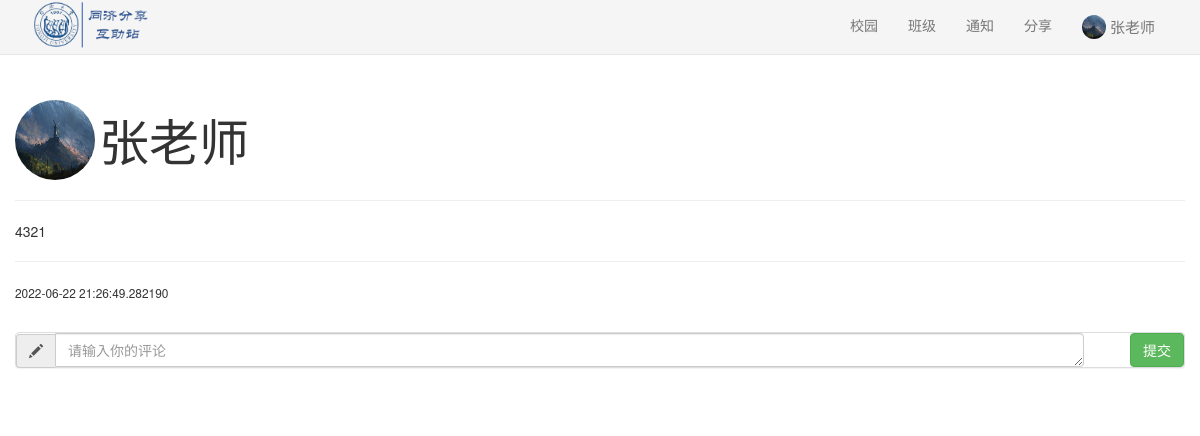
The app's page /post/12 (signed in), older data.
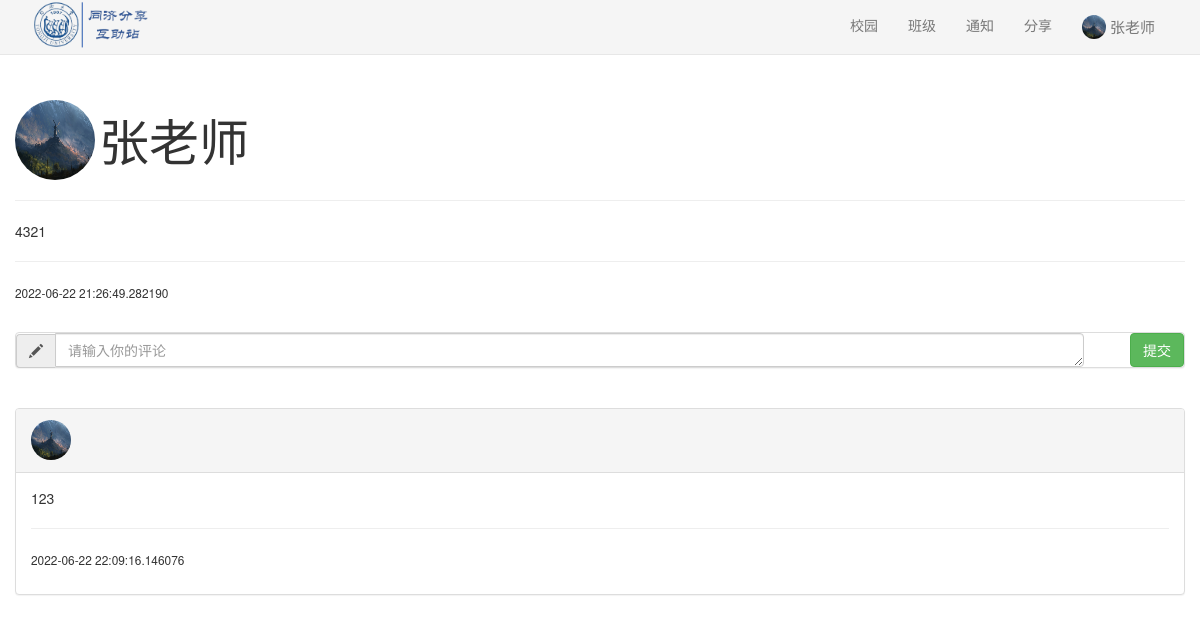
The same page, newer data.
### sql.py (models this page shows, shortened)
class User(UserMixin,db.Model):
    id = db.Column(db.Integer, primary_key=True)  # 主键，学号
    name = db.Column(db.String(20))  # 名字
    password=db.Column(db.String(128)) #密码
    intro=db.Column(db.Text)#个人介绍
    auth=db.Column(db.String(20))#权限
    dormitory=db.Column(db.String(20))#宿舍名
    class_id = db.Column(db.Integer, db.ForeignKey('class_room.id'))#对应的班级
    user_post=db.relationship('post',backref='user_post')#发的帖子
    user_post_comments = db.relationship('post_comment', backref='user_post_comments')#发的评论
    user_notice = db.relationship('notice', backref='user_post')  # 发的帖子
    user_chat_room = db.relationship("chatroom", secondary=user_room,backref=db.backref('user_create', lazy="dynamic")) # 用户对应的聊天室

class post(db.Model):#帖子
    id=db.Column(db.Integer, primary_key=True)
    post_content=db.Column(db.Text)#帖子内容
    create_at = db.Column(db.DateTime, default=datetime.datetime.now)
    update_at = db.Column(db.DateTime, default=datetime.datetime.now, onupdate=datetime.datetime.now)
    publish_user_id=db.Column(db.Integer, db.ForeignKey('user.id'))#发的人
    publish_user_name=db.Column(db.String(20))
    picture_number=db.Column(db.Integer)
    post_comments=db.relationship('post_comment',backref='post_comments')#评论
    status=db.Column(db.String(20))#状态,比如删除/隐藏

class post_comment(db.Model):
    id=db.Column(db.Integer, primary_key=True)
    comment_content=db.Column(db.Text)#评论内容
    status = db.Column(db.String(20))
    belong_post=db.Column(db.Integer, db.ForeignKey('post.id'))#对应的帖子
    belong_user=db.Column(db.Integer, db.ForeignKey('user.id'))#发的人
    create_at = db.Column(db.DateTime, default=datetime.datetime.now)
    update_at = db.Column(db.DateTime, default=datetime.datetime.now, onupdate=datetime.datetime.now)

### apps/basic.py (the view)
@basicbp.route('/post/<post_id>', methods=['GET', 'POST'])
def viewpost(post_id):
    if (current_user.is_authenticated==False):
        return redirect(url_for("basic.login"))
    if request.method == "POST":
        user_no=current_user.id
        post_content=request.form['comment_content']
        sql.add_post_comment(user_no,post_id,post_content)
    post_content,time,comment,user=sql.find_post(post_id)
    return render_template("post.html",
                           post_content=post_content,
                           time=time,
                           comment=comment,
                           user=user,
                           user_id=current_user.id,
                           user_name=current_user.name)

### sql.py (called while the page is built)
@login_manager.user_loader
def load_user(user_id):  # 创建用户加载回调函数，接受用户 ID 作为参数
    user = User.query.get(int(user_id))  # 用 ID 作为 User 模型的 主键查询对应的用户
    return user

def find_post(post_id):
    p=post.query.get(post_id)
    comment=p.post_comments
    user=User.query.get(p.publish_user_id)
    time=p.update_at
    return p.post_content,time,comment,user

### apps/templates/post.html (shortened to what this page needs)
<!DOCTYPE html>
<html>
<head>
    <link rel="stylesheet" href="{{ url_for('static', filename='css/bootstrap.min.css') }}">
    <link href="{{ url_for('static', filename='css/minecss.css') }}" rel="stylesheet">
</head>
<body>
{% include "common/header.html" %}
<br><br><br>
<div class="container">
    <div class="row">
            <img class="img-circle" style="width:80px;height:80px;"
                 src="{{url_for('static', filename='images/user/'+user_id|string+'/head.jpg')}}"/>
            <span style="vertical-align:middle;font-size: 50px">{{user.name}}</span>
            <hr>
            <p>
                {{post_content}}
            </p>
            <hr>
            <p><small>{{time}}</small></p>
            <br>
            <div class="panel panel-default">
                <form class="form-horizontal" method="post">
                    <div class="row">
                        <div class="col-md-11">
                            <div class="input-group">
                                <div class="input-group-addon glyphicon glyphicon-pencil"></div>
                                <textarea class="form-control" rows="1" name="comment_content" placeholder="请输入你的评论"
                                          required></textarea>
                            </div>
                        </div>
                        <div class="col-md-1">
                            <input type="submit" value="提交" class="btn btn-success pull-right">
                        </div>
                    </div>
                </form>
            </div>
            <br>
            {% for comment in comment %}
            <div class="panel panel-default">
                <div class="panel-heading">
                    <img class="img-circle" style="width:40px;height:40px;"
                         src="{{url_for('static', filename='images/user/'+comment.belong_user|string+'/head.jpg')}}"/>
                </div>
                <div class="panel-body">
                    <p>{{comment.comment_content}}</p>
                    <hr>
                    <p><small>{{comment.update_at}}</small></p>
                </div>
            </div>
            {% endfor %}
        </div>
</div>
</body>
</html>

### apps/templates/common/header.html
<div>
    <nav class="navbar navbar-default navbar-static navbar-fixed-top" role="navigation" style="background:#F5F5F5">
        <div class="container">
            <div class="navbar-header">
                <img style="height:50px;overflow:hidden;"
                     src="{{ url_for('static', filename='images/img_title.png') }}"/>
            </div>
            <div class="pull-right">
                <ul class="nav navbar-nav">
                    <li><a href={{url_for("basic.main")}}>校园</a></li>
                    <li><a href={{url_for("basic.myclass")}}>班级</a></li>
                    <li><a href={{url_for("basic.mynotice")}}>通知</a></li>
                    <li><a href={{url_for("basic.submitpost")}}>分享</a></li>
                    <li><a href={{url_for("basic.home",user_id=user_id)}}>
                        <img class="img-circle" style="width:24px;height:24px;"
                             src="{{url_for('static', filename='images/user/'+user_id|string+'/head.jpg')}}">
                        <span style="vertical-align:middle;font-size:15px">{{user_name}}</span>
                    </a></li>
                </ul>
            </div>
        </div>
    </nav>
</div>
<br><br>

Row changes from the older to the newer data that the page shows:
added post_comment: belong_user (picture), comment_content "123", update_at "2022-06-22 22:09:16.146076"
